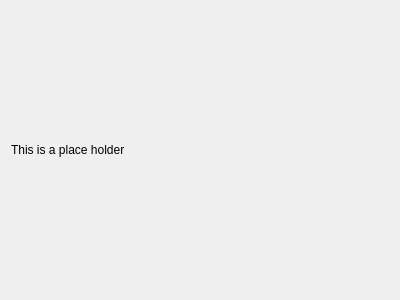
<?xml version="1.0" encoding="UTF-8"?>
<ui version="4.0">
 <class>NoteWindow</class>
 <widget class="QWidget" name="NoteWindow">
  <property name="geometry">
   <rect>
    <x>0</x>
    <y>0</y>
    <width>400</width>
    <height>300</height>
   </rect>
  </property>
  <property name="windowTitle">
   <string>Form</string>
  </property>
  <layout class="QGridLayout" name="gridLayout">
   <item row="0" column="0">
    <widget class="QLabel" name="label">
     <property name="text">
      <string>This is a place holder</string>
     </property>
    </widget>
   </item>
  </layout>
 </widget>
 <resources/>
 <connections/>
</ui>
